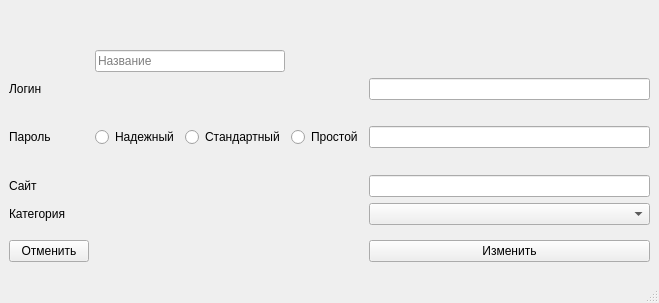
<?xml version="1.0" encoding="UTF-8"?>
<ui version="4.0">
 <class>resave_pass</class>
 <widget class="QMainWindow" name="resave_pass">
  <property name="geometry">
   <rect>
    <x>0</x>
    <y>0</y>
    <width>659</width>
    <height>303</height>
   </rect>
  </property>
  <property name="windowTitle">
   <string>MainWindow</string>
  </property>
  <widget class="QWidget" name="centralwidget">
   <layout class="QGridLayout" name="gridLayout">
    <item row="8" column="0">
     <widget class="QPushButton" name="cancel">
      <property name="text">
       <string>Отменить</string>
      </property>
     </widget>
    </item>
    <item row="4" column="2">
     <widget class="QRadioButton" name="level_2">
      <property name="text">
       <string>Стандартный</string>
      </property>
     </widget>
    </item>
    <item row="4" column="4">
     <widget class="QLineEdit" name="pass_add">
      <property name="minimumSize">
       <size>
        <width>200</width>
        <height>0</height>
       </size>
      </property>
     </widget>
    </item>
    <item row="1" column="1" colspan="2">
     <widget class="QLineEdit" name="title_add">
      <property name="placeholderText">
       <string>Название</string>
      </property>
     </widget>
    </item>
    <item row="6" column="0">
     <widget class="QLabel" name="label_3">
      <property name="text">
       <string>Сайт</string>
      </property>
     </widget>
    </item>
    <item row="6" column="4">
     <widget class="QLineEdit" name="site_add"/>
    </item>
    <item row="2" column="0">
     <widget class="QLabel" name="label">
      <property name="text">
       <string>Логин</string>
      </property>
     </widget>
    </item>
    <item row="4" column="3">
     <widget class="QRadioButton" name="level_3">
      <property name="text">
       <string>Простой</string>
      </property>
     </widget>
    </item>
    <item row="2" column="1" colspan="2">
     <spacer name="horizontalSpacer_2">
      <property name="orientation">
       <enum>Qt::Orientation::Horizontal</enum>
      </property>
      <property name="sizeHint" stdset="0">
       <size>
        <width>66</width>
        <height>20</height>
       </size>
      </property>
     </spacer>
    </item>
    <item row="8" column="1" colspan="2">
     <spacer name="verticalSpacer_2">
      <property name="orientation">
       <enum>Qt::Orientation::Vertical</enum>
      </property>
      <property name="sizeHint" stdset="0">
       <size>
        <width>20</width>
        <height>60</height>
       </size>
      </property>
     </spacer>
    </item>
    <item row="2" column="4">
     <widget class="QLineEdit" name="login_add"/>
    </item>
    <item row="6" column="1" colspan="2">
     <spacer name="horizontalSpacer_8">
      <property name="orientation">
       <enum>Qt::Orientation::Horizontal</enum>
      </property>
      <property name="sizeHint" stdset="0">
       <size>
        <width>99</width>
        <height>20</height>
       </size>
      </property>
     </spacer>
    </item>
    <item row="5" column="1">
     <spacer name="verticalSpacer_4">
      <property name="orientation">
       <enum>Qt::Orientation::Vertical</enum>
      </property>
      <property name="sizeHint" stdset="0">
       <size>
        <width>20</width>
        <height>40</height>
       </size>
      </property>
     </spacer>
    </item>
    <item row="4" column="0">
     <widget class="QLabel" name="label_2">
      <property name="text">
       <string>Пароль</string>
      </property>
     </widget>
    </item>
    <item row="3" column="1">
     <spacer name="verticalSpacer_3">
      <property name="orientation">
       <enum>Qt::Orientation::Vertical</enum>
      </property>
      <property name="sizeHint" stdset="0">
       <size>
        <width>20</width>
        <height>40</height>
       </size>
      </property>
     </spacer>
    </item>
    <item row="4" column="1">
     <widget class="QRadioButton" name="level_1">
      <property name="text">
       <string>Надежный</string>
      </property>
     </widget>
    </item>
    <item row="0" column="2">
     <spacer name="verticalSpacer">
      <property name="orientation">
       <enum>Qt::Orientation::Vertical</enum>
      </property>
      <property name="sizeHint" stdset="0">
       <size>
        <width>20</width>
        <height>60</height>
       </size>
      </property>
     </spacer>
    </item>
    <item row="8" column="4">
     <widget class="QPushButton" name="save_new_pass">
      <property name="text">
       <string>Изменить</string>
      </property>
     </widget>
    </item>
    <item row="7" column="4">
     <widget class="QComboBox" name="categories"/>
    </item>
    <item row="7" column="0">
     <widget class="QLabel" name="label_4">
      <property name="text">
       <string>Категория</string>
      </property>
     </widget>
    </item>
   </layout>
  </widget>
  <widget class="QMenuBar" name="menubar">
   <property name="geometry">
    <rect>
     <x>0</x>
     <y>0</y>
     <width>659</width>
     <height>38</height>
    </rect>
   </property>
  </widget>
  <widget class="QStatusBar" name="statusbar"/>
 </widget>
 <resources/>
 <connections/>
</ui>
